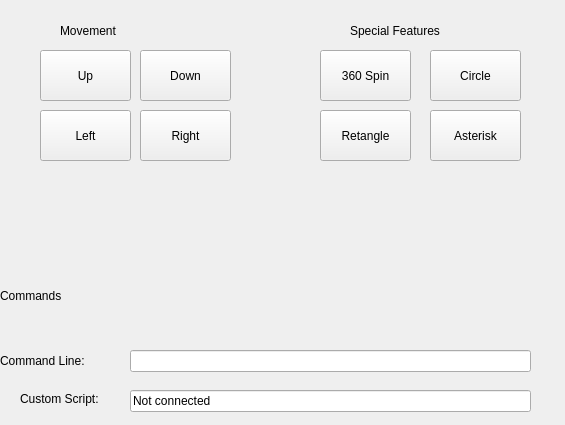
<?xml version="1.0" encoding="UTF-8"?>
<ui version="4.0">
 <class>mainWindow</class>
 <widget class="CDPBaseMainWindow" name="mainWindow">
  <property name="geometry">
   <rect>
    <x>0</x>
    <y>0</y>
    <width>565</width>
    <height>425</height>
   </rect>
  </property>
  <property name="windowTitle">
   <string>Main Window</string>
  </property>
  <property name="msgBoxBgSvg">
   <string>:/themes/flat_light/backgrounds/bgMsgBox.svg</string>
  </property>
  <property name="msgBoxBtnSvg">
   <string>:/themes/flat_light/buttons/buttonPlain.svg</string>
  </property>
  <property name="themeNight">
   <string>flat_dark</string>
  </property>
  <property name="themeDay">
   <string>flat_light</string>
  </property>
  <property name="numPadName" stdset="0">
   <string>CDPBaseNumPad</string>
  </property>
  <property name="keyPadName" stdset="0">
   <string>CDPBaseKeyPad</string>
  </property>
  <widget class="QWidget" name="centralwidget">
   <widget class="CDPBaseButtonMsg" name="cdpBaseButtonMsg">
    <property name="geometry">
     <rect>
      <x>40</x>
      <y>50</y>
      <width>91</width>
      <height>51</height>
     </rect>
    </property>
    <property name="text">
     <string>Up</string>
    </property>
    <property name="svgFile">
     <string>:/themes/flat_light/buttons/buttonPlain.svg</string>
    </property>
    <property name="cdpProperty" stdset="0">
     <string/>
    </property>
    <property name="cdpRouting" stdset="0">
     <string>Robot.control</string>
    </property>
    <property name="cdpTextCommand">
     <string>MOVE_UP</string>
    </property>
   </widget>
   <widget class="CDPBaseButtonMsg" name="cdpBaseButtonMsg_2">
    <property name="geometry">
     <rect>
      <x>140</x>
      <y>50</y>
      <width>91</width>
      <height>51</height>
     </rect>
    </property>
    <property name="text">
     <string>Down</string>
    </property>
    <property name="svgFile">
     <string>:/themes/flat_light/buttons/buttonPlain.svg</string>
    </property>
    <property name="cdpProperty" stdset="0">
     <string/>
    </property>
    <property name="cdpRouting" stdset="0">
     <string>Robot.control</string>
    </property>
    <property name="cdpTextCommand">
     <string>MOVE_DOWN</string>
    </property>
   </widget>
   <widget class="CDPBaseButtonMsg" name="cdpBaseButtonMsg_3">
    <property name="geometry">
     <rect>
      <x>40</x>
      <y>110</y>
      <width>91</width>
      <height>51</height>
     </rect>
    </property>
    <property name="text">
     <string>Left</string>
    </property>
    <property name="svgFile">
     <string>:/themes/flat_light/buttons/buttonPlain.svg</string>
    </property>
    <property name="cdpProperty" stdset="0">
     <string/>
    </property>
    <property name="cdpRouting" stdset="0">
     <string>Robot.control</string>
    </property>
    <property name="cdpTextCommand">
     <string>MOVE_LEFT</string>
    </property>
   </widget>
   <widget class="CDPBaseButtonMsg" name="cdpBaseButtonMsg_4">
    <property name="geometry">
     <rect>
      <x>140</x>
      <y>110</y>
      <width>91</width>
      <height>51</height>
     </rect>
    </property>
    <property name="text">
     <string>Right</string>
    </property>
    <property name="svgFile">
     <string>:/themes/flat_light/buttons/buttonPlain.svg</string>
    </property>
    <property name="cdpProperty" stdset="0">
     <string/>
    </property>
    <property name="cdpRouting" stdset="0">
     <string>Robot.control</string>
    </property>
    <property name="cdpTextCommand">
     <string>MOVE_RIGHT</string>
    </property>
   </widget>
   <widget class="CDPBaseLabel" name="cdpBaseLabel">
    <property name="geometry">
     <rect>
      <x>60</x>
      <y>20</y>
      <width>141</width>
      <height>21</height>
     </rect>
    </property>
    <property name="text">
     <string>Movement</string>
    </property>
   </widget>
   <widget class="CDPBaseButtonMsg" name="cdpBaseButtonMsg_5">
    <property name="geometry">
     <rect>
      <x>320</x>
      <y>50</y>
      <width>91</width>
      <height>51</height>
     </rect>
    </property>
    <property name="text">
     <string>360 Spin</string>
    </property>
    <property name="svgFile">
     <string>:/themes/flat_light/buttons/buttonPlain.svg</string>
    </property>
    <property name="cdpProperty" stdset="0">
     <string/>
    </property>
    <property name="cdpRouting" stdset="0">
     <string>Robot.control</string>
    </property>
    <property name="cdpTextCommand">
     <string>SPIN</string>
    </property>
   </widget>
   <widget class="CDPBaseButtonMsg" name="cdpBaseButtonMsg_6">
    <property name="geometry">
     <rect>
      <x>320</x>
      <y>110</y>
      <width>91</width>
      <height>51</height>
     </rect>
    </property>
    <property name="text">
     <string>Retangle</string>
    </property>
    <property name="svgFile">
     <string>:/themes/flat_light/buttons/buttonPlain.svg</string>
    </property>
    <property name="cdpProperty" stdset="0">
     <string/>
    </property>
    <property name="cdpRouting" stdset="0">
     <string>Robot.control</string>
    </property>
    <property name="cdpTextCommand">
     <string>DoRetangle</string>
    </property>
   </widget>
   <widget class="CDPBaseButtonMsg" name="cdpBaseButtonMsg_7">
    <property name="geometry">
     <rect>
      <x>430</x>
      <y>50</y>
      <width>91</width>
      <height>51</height>
     </rect>
    </property>
    <property name="text">
     <string>Circle</string>
    </property>
    <property name="svgFile">
     <string>:/themes/flat_light/buttons/buttonPlain.svg</string>
    </property>
    <property name="cdpProperty" stdset="0">
     <string/>
    </property>
    <property name="cdpRouting" stdset="0">
     <string>Robot.control</string>
    </property>
    <property name="cdpTextCommand">
     <string>DoCircle</string>
    </property>
   </widget>
   <widget class="CDPBaseButtonMsg" name="cdpBaseButtonMsg_8">
    <property name="geometry">
     <rect>
      <x>430</x>
      <y>110</y>
      <width>91</width>
      <height>51</height>
     </rect>
    </property>
    <property name="text">
     <string>Asterisk</string>
    </property>
    <property name="svgFile">
     <string>:/themes/flat_light/buttons/buttonPlain.svg</string>
    </property>
    <property name="cdpProperty" stdset="0">
     <string/>
    </property>
    <property name="cdpRouting" stdset="0">
     <string>Robot.control</string>
    </property>
    <property name="cdpTextCommand">
     <string>Asterisk</string>
    </property>
   </widget>
   <widget class="CDPBaseLabel" name="cdpBaseLabel_2">
    <property name="geometry">
     <rect>
      <x>350</x>
      <y>20</y>
      <width>141</width>
      <height>21</height>
     </rect>
    </property>
    <property name="text">
     <string>Special Features</string>
    </property>
   </widget>
   <widget class="CDPBaseLabel" name="cdpBaseLabel_3">
    <property name="geometry">
     <rect>
      <x>0</x>
      <y>340</y>
      <width>141</width>
      <height>41</height>
     </rect>
    </property>
    <property name="text">
     <string>Command Line:</string>
    </property>
   </widget>
   <widget class="CDPBaseLabel" name="cdpBaseLabel_4">
    <property name="geometry">
     <rect>
      <x>0</x>
      <y>280</y>
      <width>531</width>
      <height>31</height>
     </rect>
    </property>
    <property name="text">
     <string>Commands</string>
    </property>
    <property name="alignment">
     <set>Qt::AlignLeading|Qt::AlignLeft|Qt::AlignVCenter</set>
    </property>
    <property name="cdpRouting" stdset="0">
     <string>Robot.control.cmdHistory</string>
    </property>
   </widget>
   <widget class="CDPBaseLineEdit" name="cdpBaseLineEdit">
    <property name="geometry">
     <rect>
      <x>130</x>
      <y>350</y>
      <width>401</width>
      <height>22</height>
     </rect>
    </property>
    <property name="svgFile">
     <string>:/themes/flat_light/backgrounds/bgLineEdit.svg</string>
    </property>
    <property name="cdpRouting" stdset="0">
     <string>Robot.control.cmd_ln</string>
    </property>
    <property name="cdpPromptForChanges" stdset="0">
     <bool>false</bool>
    </property>
   </widget>
   <widget class="CDPBaseLabel" name="cdpBaseLabel_5">
    <property name="geometry">
     <rect>
      <x>20</x>
      <y>390</y>
      <width>101</width>
      <height>17</height>
     </rect>
    </property>
    <property name="text">
     <string>Custom Script:</string>
    </property>
   </widget>
   <widget class="CDPBaseLineEdit" name="cdpBaseLineEdit_2">
    <property name="geometry">
     <rect>
      <x>130</x>
      <y>390</y>
      <width>401</width>
      <height>22</height>
     </rect>
    </property>
    <property name="text">
     <string>Not connected</string>
    </property>
    <property name="svgFile">
     <string>:/themes/flat_light/backgrounds/bgLineEdit.svg</string>
    </property>
    <property name="cdpRouting" stdset="0">
     <string>Robot.control.fileName</string>
    </property>
    <property name="cdpPromptForChanges" stdset="0">
     <bool>false</bool>
    </property>
   </widget>
  </widget>
 </widget>
 <customwidgets>
  <customwidget>
   <class>CDPBaseLineEdit</class>
   <extends>QLineEdit</extends>
   <header>CDPBaseWidgets/CDPBaseLineEdit.h</header>
  </customwidget>
  <customwidget>
   <class>CDPBaseButton</class>
   <extends>QPushButton</extends>
   <header>CDPBaseWidgets/CDPBaseButton.h</header>
  </customwidget>
  <customwidget>
   <class>CDPBaseButtonMsg</class>
   <extends>CDPBaseButton</extends>
   <header>CDPBaseWidgets/CDPBaseButtonMsg.h</header>
  </customwidget>
  <customwidget>
   <class>CDPBaseLabel</class>
   <extends>QLabel</extends>
   <header>CDPBaseWidgets/CDPBaseLabel.h</header>
  </customwidget>
  <customwidget>
   <class>CDPBaseMainWindow</class>
   <extends>QMainWindow</extends>
   <header>CDPBaseWidgets/CDPBaseMainWindow.h</header>
   <container>1</container>
  </customwidget>
 </customwidgets>
 <resources/>
 <connections/>
</ui>
